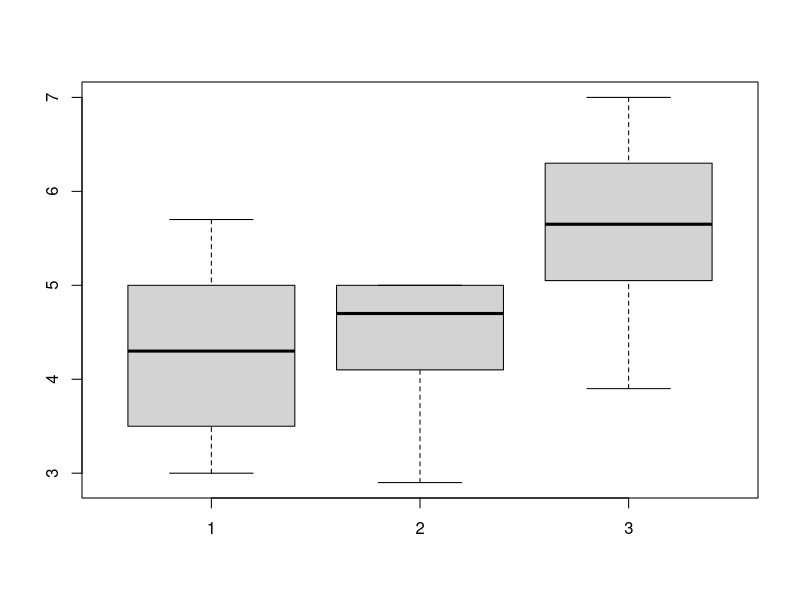
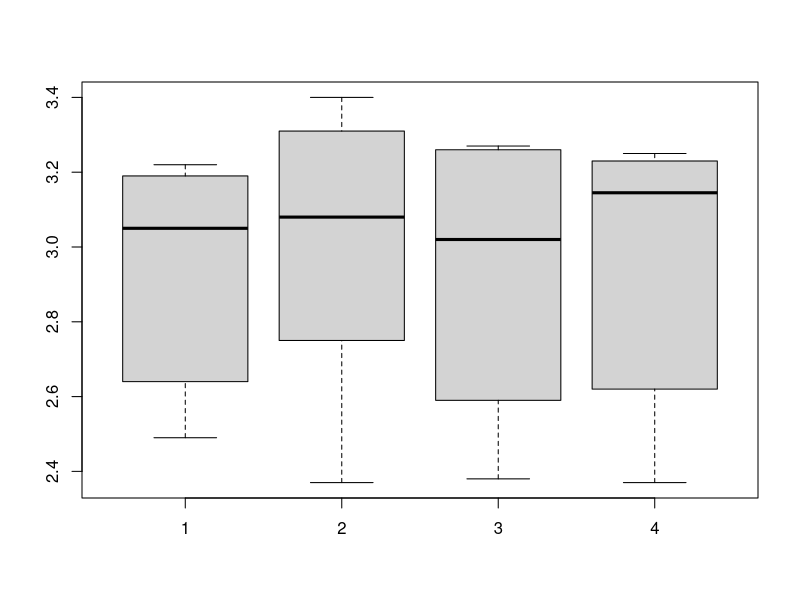

The R source for these figures, in order:
n1=17
n2=9
n3=12
n=n1+n2+n3
x1=c(rep(1,n))
x2=c(rep(1,n1),rep(0,n2+n3))
x3=c(rep(0,n1),rep(1,n2),rep(0,n3))
x4=c(rep(0,n1+n2),rep(1,n3))
x=cbind(x1,x2,x3,x4)
s=t(x)%*%x
library(Matrix)
r=rankMatrix(s)
r=qr(s)$rank
library(MASS)
G=ginv(s)
y1=c(3.1,3.5,4.8,3.1,5.5,5.0,4.8,4.3,4.7,4.3,5.1,3.0,4.3,5.5,4.2,3.5,5.7)
y2=c(4.3,3.4,5.0,4.1,4.7,5.0,5.0,2.9,5.0)
y3=c(3.9,4.5,7.0,6.7,5.8,5.6,4.8,5.5,6.6,5.3,5.7,6.0)
y=matrix(c(y1,y2,y3),n,1)
beta_hat=G%*%t(x)%*%y
y_hat=x%*%beta_hat
e=y-y_hat
e
SEE=t(e)%*%e
SStret=t(beta_hat)%*%t(x)%*%y-n*mean(y)^2
TSS=SEE+SStret
SST=t(y)%*%y-n*mean(y)^2
f=(SStret*(n-r))/(SEE*(r-1))
f
fcal=qf(0.05,r-1,n-r,lower.tail = FALSE)


### shorcut method
boxplot.default(y1,y2,y3)
factor=c(rep("y1",n1),rep("y2",n2),rep("y3",n3))
data=data.frame(y,factor)
fit=aov(y~factor)
fit
summary(fit)
TukeyHSD(fit,conf.level=0.95)

# Q.2
A=c(1020,1010,1030,1000);n1=length(A)
B=c(1030,1040,1050,1030,1060);n2=length(B)
C=c(990,980,970,960,970,980);n3=length(C)
D=c(1040,1050,1030,1070);n4=length(D)
n=n1+n2+n3+n4
y=matrix(c(A,B,C,D),n,1)
factor=c(rep('A',n1),rep('B',n2),rep('C',n3),rep('D',n4))
data=data.frame(y,factor)
fit1=aov(y~factor)
summary(fit1)
TukeyHSD(fit1,conf.level = 0.95)
## Q.3
y1=c(3.22,3.04,3.06,2.64,3.19,2.49)
y2=c(3.31,2.99,3.17,2.75,3.40,2.37)
y3=c(3.26,3.27,2.93,2.59,3.11,2.38)
y4=c(3.25,3.20,3.09,2.62,3.23,2.37)

boxplot(y1,y2,y3,y4)
n=length(y1)+length(y2)+length(y3)+length(y4)
y=matrix(c(y1,y2,y3,y4),n,1)
field=c(rep('1',length(y1)),rep('2',length(y2)),rep('3',length(y3)),rep('4',length(y4)))
variety=c(rep('A',4),rep('B',4),rep('c',4),rep('D',4),rep('E',4),rep('F',4))
Fit3=aov(y~field+variety)
summary(Fit3)
TukeyHSD(Fit3)
